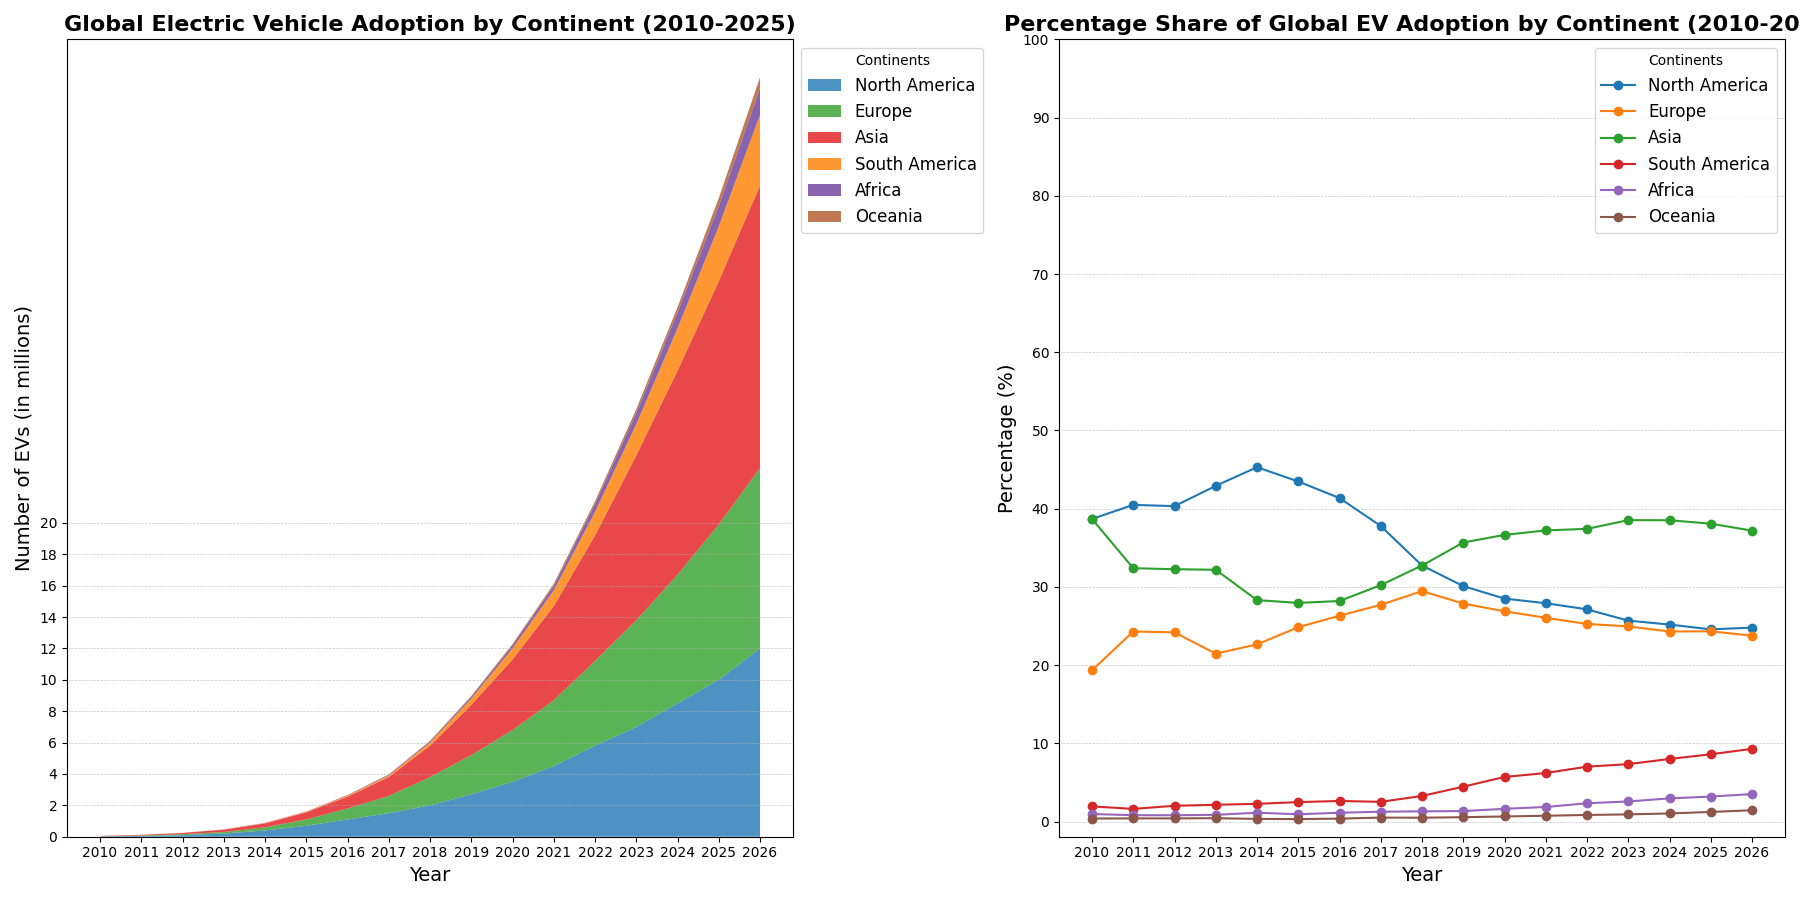

Python code for this plot:
import matplotlib.pyplot as plt
import numpy as np

# Title and Backstory:
# We will chart global electric vehicle (EV) adoption over the years 2010 to 2025.
# Our area chart will represent the cumulative EV adoption by continent
# while a subplot reveals the yearly percentage contribution of each continent.
# Define the years for the analysis
years = np.arange(2010, 2027)

# Data: Number of EVs (in millions) adopted by each continent from 2010 to 2025
north_america = [0.02, 0.05, 0.1, 0.2, 0.4, 0.7, 1.1, 1.5, 2, 2.7, 3.5, 4.5, 5.8, 7, 8.5, 10, 12]
europe = [0.01, 0.03, 0.06, 0.1, 0.2, 0.4, 0.7, 1.1, 1.8, 2.5, 3.3, 4.2, 5.4, 6.8, 8.2, 9.9, 11.5]
asia = [0.02, 0.04, 0.08, 0.15, 0.25, 0.45, 0.75, 1.2, 2, 3.2, 4.5, 6, 8, 10.5, 13, 15.5, 18]
south_america = [0.001, 0.002, 0.005, 0.01, 0.02, 0.04, 0.07, 0.1, 0.2, 0.4, 0.7, 1, 1.5, 2, 2.7, 3.5, 4.5]
africa = [0.0005, 0.001, 0.002, 0.004, 0.01, 0.015, 0.03, 0.05, 0.08, 0.12, 0.2, 0.3, 0.5, 0.7, 1, 1.3, 1.7]
oceania = [0.0002, 0.0005, 0.001, 0.002, 0.003, 0.005, 0.01, 0.02, 0.03, 0.05, 0.08, 0.12, 0.18, 0.25, 0.35, 0.5, 0.7]

# Stack the data for the area chart
ev_adoption = np.vstack([north_america, europe, asia, south_america, africa, oceania])

# Calculate the percentage share of total EV adoption
def calculate_percentage(data):
    return (data / np.sum(data, axis=0)) * 100

percentage_shares = calculate_percentage(ev_adoption)

# Adjust the years for the percentage share data
percentage_years = years

# Create the plot with two subplots
fig, (ax1, ax2) = plt.subplots(1, 2, figsize=(18, 9))

# First subplot: Stacked Area Chart for EV Adoption by Continent
ax1.stackplot(years, ev_adoption, labels=['North America', 'Europe', 'Asia', 'South America', 'Africa', 'Oceania'],
              colors=['#1f78b4', '#33a02c', '#e31a1c', '#ff7f00', '#6a3d9a', '#b15928'], alpha=0.8)

ax1.set_title('Global Electric Vehicle Adoption by Continent (2010-2025)', fontsize=16, fontweight='bold')
ax1.set_xlabel('Year', fontsize=14)
ax1.set_ylabel('Number of EVs (in millions)', fontsize=14)

ax1.legend(loc='upper left', fontsize=12, title='Continents', bbox_to_anchor=(1, 1))
ax1.set_xticks(years)
ax1.set_yticks(np.arange(0, 20 + 1, 2))
ax1.yaxis.grid(True, linestyle='--', linewidth=0.5, alpha=0.7)

# Second subplot: Line Chart for Percentage Share of EV Adoption by Continent
for i, continent in enumerate(['North America', 'Europe', 'Asia', 'South America', 'Africa', 'Oceania']):
    ax2.plot(percentage_years, percentage_shares[i], label=continent, marker='o')

ax2.set_title('Percentage Share of Global EV Adoption by Continent (2010-2025)', fontsize=16, fontweight='bold')
ax2.set_xlabel('Year', fontsize=14)
ax2.set_ylabel('Percentage (%)', fontsize=14)

ax2.legend(loc='upper right', fontsize=12, title='Continents')
ax2.set_xticks(years)
ax2.set_yticks(np.arange(0, 100 + 1, 10))
ax2.yaxis.grid(True, linestyle='--', linewidth=0.5, alpha=0.7)

# Automatically adjust layout
plt.tight_layout()

# Display the plots
plt.show()
